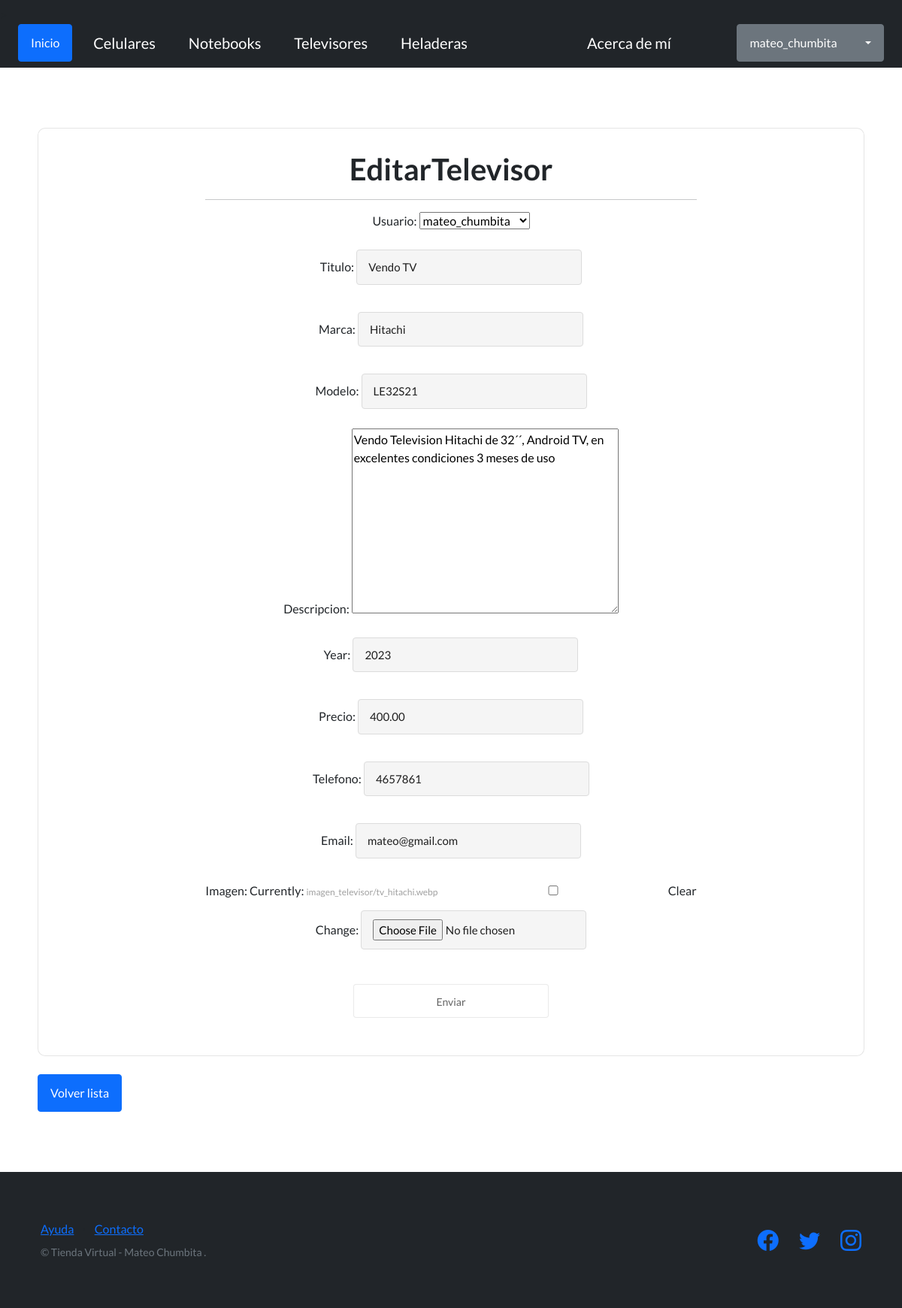
/product/editar-televisor/1/ (signed in), run on the app's committed database.
### product/models.py (models this page shows, shortened)
class Televisor(models.Model):
    usuario = models.ForeignKey(to=User, on_delete=models.CASCADE, null=True, blank=True)
    titulo = models.CharField(max_length=200)
    marca = models.CharField(max_length=40)
    modelo = models.CharField(max_length=40)
    descripcion = models.TextField(null=True, blank=True)
    year = models.IntegerField()
    precio = models.DecimalField(max_digits=10, decimal_places=2)
    fecha = models.DateTimeField(auto_now_add=True)
    telefono = models.IntegerField()
    email = models.EmailField()
    imagen = models.ImageField(null=True, blank=True, upload_to="imagen_televisor/")

### product/views.py (the view)
# urls.py: path('editar-televisor/<int:pk>/', TelevisorUpdateView.as_view(), name="editar_televisor"),
class TelevisorUpdateView(LoginRequiredMixin, UpdateView):
    model = Televisor
    fields = ['usuario', 'titulo', 'marca', 'modelo', 'descripcion', 'year', 'precio', 'telefono', 'email', 'imagen']
    success_url = reverse_lazy('televisores')
    template_name = "product/editar_televisor.html"

### product/templates/product/editar_televisor.html (shortened to what this page needs)
{% extends "usuario/base.html" %}
{% block contenido %}
{% if user.id == televisor.usuario.id %}
<div class="login" >
  <div class="form-group">
    <form method="post" enctype="multipart/form-data" style="text-align: center;">
      <h1>EditarTelevisor</h1>
      <hr>
      {{ form.as_p }}
      <div style="text-align: center;">
        <button type="submit" value="Enviar" class="buttonShadow" >Enviar</button>
      </div>
    </form>
  </div>
</div>
<br>
<a href="{% url 'televisores' %}" class=" btn btn-primary">Volver lista</a>
{% else %}
<div class="container">
<h4>No tienes acceso a esta pagina!</h4>
</div>
{% endif %}
{% endblock contenido %}

### usuario/templates/usuario/base.html (shortened to what this page needs)
{% load static %}
<!DOCTYPE html>
<html lang="en">
<head>
    <link href="https://cdn.jsdelivr.net/npm/bootstrap@5.3.0-alpha1/dist/css/bootstrap.min.css" rel="stylesheet">
    <link href="https://cdn.jsdelivr.net/npm/bootstrap-icons@1.5.0/font/bootstrap-icons.css" rel="stylesheet" type="text/css" />
    <link href="{% static 'css/styles.css' %}" rel="stylesheet" />
</head>
<body>
     <nav class="navbar bg-dark" data-bs-theme="dark">>
        <div class="container-fluid">
            <a class="btn btn-primary" href="{% url 'inicio'%}" >Inicio</a>
            <a class="navbar-brand" href="{% url 'celulares' %}">Celulares </a>
            <a class="navbar-brand" href="{% url 'notebooks' %}">Notebooks</a>
            <a class="navbar-brand" href="{% url 'televisores' %}">Televisores</a>
            <a class="navbar-brand" href="{% url 'heladeras' %}">Heladeras</a>
            <a class="navbar-brand" href="{% url 'acerca_de_mi'%}">Acerca de mí</a>
            {% if user.is_authenticated %}
                <div class="dropdown">
                    <button class="btn btn-secondary dropdown-toggle" type="button" id="dropdownMenuButton1" data-bs-toggle="dropdown" aria-expanded="false">
                        <div style="display: inline-flex;">
                            <span style="padding: 0px 30px 0px 0px;">{{ user.username }}</span>
                        </div>
                    </button>
                  </div>
                </div>
                {% else %}
                <a class="btn btn-primary" href="{% url 'login' %}">Iniciar sesión</a>
                <a class="btn btn-secondary" href="{% url 'registro' %}">Registro</a>
                {% endif %}
    </nav>
    <section style="padding:80px 50px;">
        {% block contenido %}
        {% endblock contenido %}
    </section>
<footer class="footer bg-dark">
    <div class="container">
        <div class="row">
            <div class="col-lg-6 h-100 text-center text-lg-start my-auto">
                <ul class="list-inline mb-2">
                    <li class="list-inline-item"><a href="#">Ayuda</a></li>
                    <li class="list-inline-item">⋅</li>
                    <li class="list-inline-item"><a href="https://github.com/mateochumbita">Contacto</a></li>
                </ul>
                <p class="text-muted small mb-4 mb-lg-0">&copy; Tienda Virtual - Mateo Chumbita .</p>
            </div>
            <div class="col-lg-6 h-100 text-center text-lg-end my-auto">
                <ul class="list-inline mb-0">
                    <li class="list-inline-item me-4">
                        <a href="#!"><i class="bi-facebook fs-3"></i></a>
                    </li>
                    <li class="list-inline-item me-4">
                        <a href="#!"><i class="bi-twitter fs-3"></i></a>
                    </li>
                    <li class="list-inline-item">
                        <a href="https://www.instagram.com/leomessi/"><i class="bi-instagram fs-3"></i></a>
                    </li>
                </ul>
            </div>
        </div>
    </div>
</footer>
</body>
</html>

### data on the page
Televisor: usuario "mateo_chumbita", titulo "Vendo TV", marca "Hitachi", modelo "LE32S21", descripcion "Vendo Television Hitachi de 32´´, Android TV, en excelentes condiciones 3 meses de uso", year "2023", precio "400.00", telefono "4657861", email "mateo@gmail.com"

### other printed values
{{ user.username }} "mateo_chumbita"
